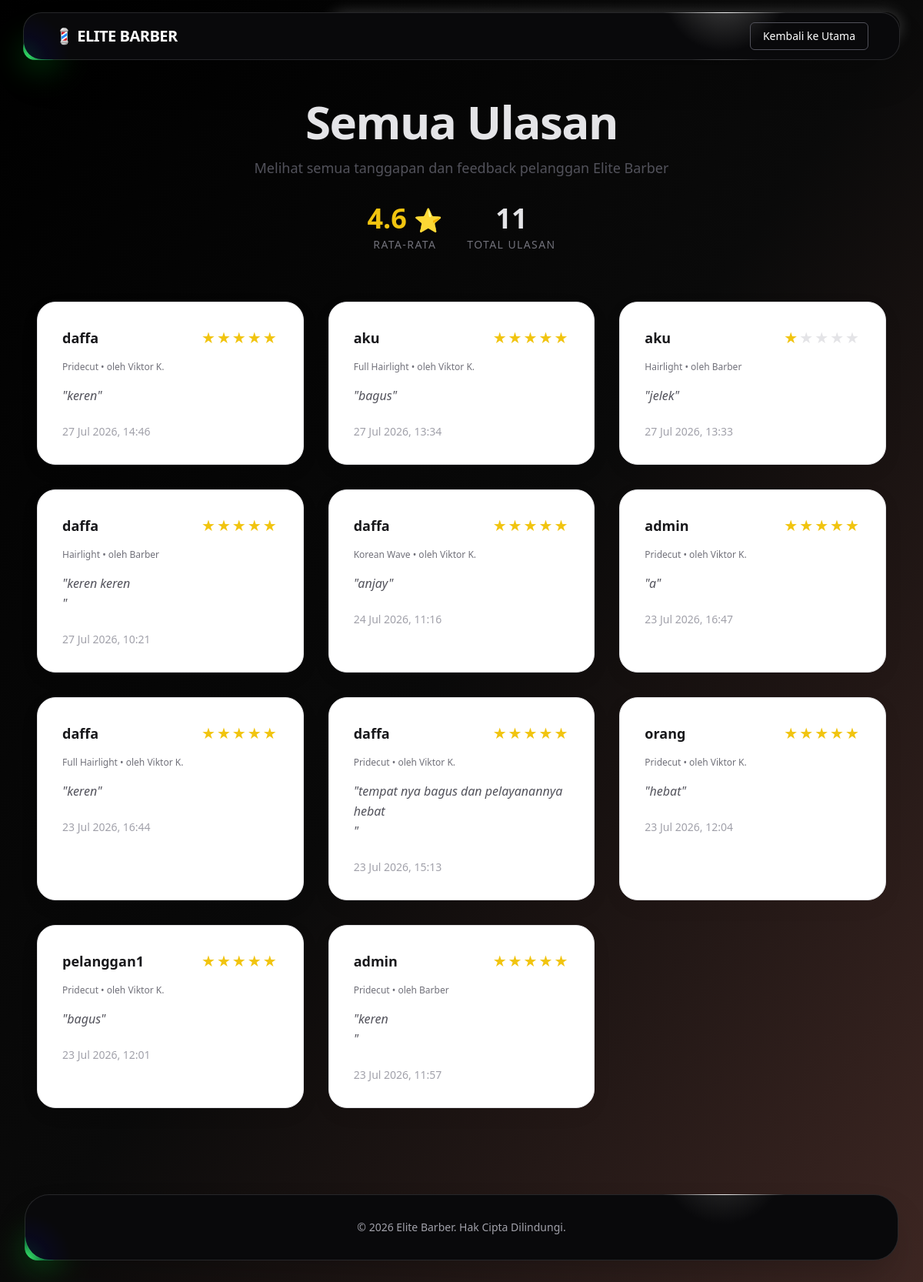
/ulasan.php, run on the app's committed database.
### tables this page shows
CREATE TABLE `ulasan` (
  `id` int NOT NULL,
  `antrian_id` int NOT NULL,
  `pelanggan_id` int NOT NULL,
  `rating` int NOT NULL,
  `komentar` text,
  `waktu` datetime DEFAULT CURRENT_TIMESTAMP
);

CREATE TABLE `users` (
  `id_user` int NOT NULL,
  `fullname` varchar(100) DEFAULT NULL,
  `username` varchar(30) NOT NULL,
  `email` varchar(100) DEFAULT NULL,
  `phone` varchar(20) DEFAULT NULL,
  `password` varchar(255) NOT NULL,
  `role` varchar(11) NOT NULL,
  `remember_token` varchar(255) DEFAULT NULL,
  `reset_token` varchar(255) DEFAULT NULL,
  `reset_expires` datetime DEFAULT NULL
);

CREATE TABLE `layanan` (
  `id` int NOT NULL,
  `nama_layanan` varchar(15) NOT NULL,
  `harga` int NOT NULL,
  `deskripsi` text,
  `durasi` int NOT NULL
);

CREATE TABLE `barber` (
  `id` int NOT NULL,
  `user_id` int NOT NULL,
  `nama` varchar(30) NOT NULL,
  `spesialisasi` varchar(10) NOT NULL,
  `status` varchar(6) NOT NULL,
  `tingkatan` varchar(20) NOT NULL DEFAULT 'Junior',
  `multiplier` decimal(3,1) NOT NULL DEFAULT '1.0'
);

### ulasan.php (the view, shortened to what this page needs)
<?php
require_once __DIR__ . '/config/database.php';
$stmt_ulasan = $pdo->query("SELECT u.*, us.username as pelanggan_nama, b.nama as barber_nama, l.nama_layanan
                            FROM ulasan u
                            JOIN users us ON u.pelanggan_id = us.id_user
                            JOIN antrian a ON u.antrian_id = a.id
                            LEFT JOIN barber b ON a.barber_id = b.id
                            LEFT JOIN layanan l ON a.layanan_id = l.id
                            ORDER BY u.waktu DESC");
$ulasan_list = $stmt_ulasan->fetchAll(PDO::FETCH_ASSOC);
$avg_stmt = $pdo->query("SELECT AVG(rating) as avg_rating, COUNT(*) as total_reviews FROM ulasan");
$stats = $avg_stmt->fetch(PDO::FETCH_ASSOC);
$average_rating = $stats['avg_rating'] ? round((float)$stats['avg_rating'], 1) : 0;
$total_reviews = $stats['total_reviews'] ?? 0;
?>
<!DOCTYPE html>
<html lang="en">
<head>
    <script src="https://cdn.tailwindcss.com"></script>
</head>
<body class="antialiased min-h-screen flex flex-col overflow-x-hidden bg-black text-zinc-200">
    <header class="fixed top-4 left-1/2 -translate-x-1/2 z-50 w-[95%] max-w-6xl transition-all duration-300" id="navbar">
        <div class="group relative p-[1px] rounded-[24px] bg-[radial-gradient(circle_80px_at_80%_-10%,_#ffffff,_#27272a)] shadow-2xl transition-all">
            <div class="absolute top-0 right-0 w-[65%] h-[60%] rounded-[120px] shadow-[0_0_20px_#ffffff38] -z-10"></div>
            <div class="relative px-6 lg:px-10 py-3 rounded-[23px] text-white bg-zinc-950 bg-[radial-gradient(circle_80px_at_80%_-50%,_#444444,_#09090b)] z-10 transition-all duration-300">
                <div class="absolute inset-0 rounded-[23px] bg-[radial-gradient(circle_60px_at_0%_100%,_#00e1ff1a,_#0000ff11,_transparent)] z-[-1]"></div>
                <div class="flex items-center justify-between relative z-20">
                    <a href="index.php" class="flex items-center space-x-2 font-bold text-xl tracking-tight text-white">
                        💈 ELITE BARBER
                    </a>
                    <div class="hidden lg:flex items-center gap-4">
                        <a href="index.php" class="inline-flex h-9 items-center justify-center rounded-md border border-zinc-600 bg-transparent px-4 py-2 text-sm font-medium shadow-sm transition-colors hover:bg-zinc-800 text-white">
                            Kembali ke Utama
                        </a>
                    </div>
                </div>
            </div>
        </div>
    </header>
    <main class="flex-grow flex flex-col justify-start pt-32 pb-16">
        <section class="mx-auto w-full px-6 lg:px-12 xl:px-24">
            <div class="text-center mb-16">
                <h1 class="text-4xl md:text-5xl lg:text-6xl font-extrabold text-zinc-200 tracking-tight">Semua Ulasan</h1>
                <p class="mt-4 text-zinc-600 text-lg max-w-2xl mx-auto">Melihat semua tanggapan dan feedback pelanggan Elite Barber</p>
                <div class="mt-8 flex justify-center gap-8">
                    <div class="text-center">
                        <div class="text-4xl font-bold text-[#f1c40f]"><?= number_format($average_rating, 1) ?> <span class="text-3xl">⭐</span></div>
                        <div class="text-zinc-500 text-sm font-medium mt-1 uppercase tracking-widest">Rata-rata</div>
                    </div>
                    <div class="text-center">
                        <div class="text-4xl font-bold text-zinc-200"><?= $total_reviews ?></div>
                        <div class="text-zinc-500 text-sm font-medium mt-1 uppercase tracking-widest">Total Ulasan</div>
                    </div>
                </div>
            </div>
            <div class="grid grid-cols-1 md:grid-cols-2 lg:grid-cols-3 gap-8">
                <?php if (empty($ulasan_list)): ?>
                    <div class="col-span-full text-center text-zinc-500 py-12 text-lg">Belum ada ulasan saat ini.</div>
                <?php else: ?>
                    <?php foreach ($ulasan_list as $u): ?>
                        <div class="bg-white rounded-3xl p-8 border border-zinc-200 shadow-[0_8px_30px_rgb(0,0,0,0.04)] hover:shadow-[0_8px_30px_rgb(0,0,0,0.08)] transition-all duration-300 transform hover:-translate-y-1">
                            <div class="flex items-center justify-between mb-4">
                                <div class="font-bold text-zinc-900 text-lg"><?= htmlspecialchars($u['pelanggan_nama']) ?></div>
                                <div class="text-[#f1c40f] text-xl tracking-widest">
                                    <?= str_repeat('★', (int)$u['rating']) ?><span class="text-zinc-200"><?= str_repeat('★', 5 - (int)$u['rating']) ?></span>
                                </div>
                            </div>
                            <div class="text-xs text-zinc-500 mb-4 font-medium">
                                <?= htmlspecialchars($u['nama_layanan']) ?> • oleh <?= htmlspecialchars($u['barber_nama'] ?? 'Barber') ?>
                            </div>
                            <p class="text-zinc-600 text-base leading-relaxed italic">"<?= nl2br(htmlspecialchars($u['komentar'] ?? '-')) ?>"</p>
                            <div class="mt-6 text-sm font-medium text-zinc-400">
                                <?= date('d M Y, H:i', strtotime($u['waktu'])) ?>
                            </div>
                        </div>
                    <?php endforeach; ?>
                <?php endif; ?>
            </div>
        </section>
    </main>
    <section class="pb-12 pt-12 mt-auto relative px-4 lg:px-8">
        <div class="group relative p-[1px] rounded-[32px] bg-[radial-gradient(circle_80px_at_80%_-10%,_#ffffff,_#27272a)] shadow-2xl transition-all max-w-7xl mx-auto">
            <div class="absolute top-0 right-0 w-[40%] h-[60%] rounded-[120px] shadow-[0_0_20px_#ffffff38] -z-10"></div>
            <div class="relative py-8 rounded-[31px] text-white bg-zinc-950 bg-[radial-gradient(circle_80px_at_80%_-50%,_#333333,_#09090b)] z-10 transition-all duration-300">
                <div class="absolute inset-0 rounded-[31px] bg-[radial-gradient(circle_60px_at_0%_100%,_#00e1ff1a,_#0000ff11,_transparent)] z-[-1]"></div>
                <div class="text-center text-zinc-400 text-sm z-10 relative">
                    &copy; <?= date('Y') ?> Elite Barber. Hak Cipta Dilindungi.
                </div>
            </div>
        </div>
    </section>
</body>
</html>

### data on the page
ulasan: users.username "daffa", rating "★★★★★", layanan.nama_layanan "Pridecut", barber.nama "Viktor K.", komentar "keren", waktu "27 Jul 2026, 14:46"
ulasan: users.username "aku", rating "★★★★★", layanan.nama_layanan "Full Hairlight", barber.nama "Viktor K.", komentar "bagus", waktu "27 Jul 2026, 13:34"
ulasan: users.username "aku", rating "★", rating "★★★★", layanan.nama_layanan "Hairlight", barber_nama "Barber", komentar "jelek", waktu "27 Jul 2026, 13:33"
ulasan: users.username "daffa", rating "★★★★★", layanan.nama_layanan "Hairlight", barber_nama "Barber", komentar "keren keren", waktu "27 Jul 2026, 10:21"
ulasan: users.username "daffa", rating "★★★★★", layanan.nama_layanan "Korean Wave", barber.nama "Viktor K.", komentar "anjay", waktu "24 Jul 2026, 11:16"
ulasan: users.username "admin", rating "★★★★★", layanan.nama_layanan "Pridecut", barber.nama "Viktor K.", komentar "a", waktu "23 Jul 2026, 16:47"
ulasan: users.username "daffa", rating "★★★★★", layanan.nama_layanan "Full Hairlight", barber.nama "Viktor K.", komentar "keren", waktu "23 Jul 2026, 16:44"
ulasan: users.username "daffa", rating "★★★★★", layanan.nama_layanan "Pridecut", barber.nama "Viktor K.", komentar "tempat nya bagus dan pelayanannya hebat", waktu "23 Jul 2026, 15:13"
ulasan: users.username "orang", rating "★★★★★", layanan.nama_layanan "Pridecut", barber.nama "Viktor K.", komentar "hebat", waktu "23 Jul 2026, 12:04"
ulasan: users.username "pelanggan1", rating "★★★★★", layanan.nama_layanan "Pridecut", barber.nama "Viktor K.", komentar "bagus", waktu "23 Jul 2026, 12:01"
ulasan: users.username "admin", rating "★★★★★", layanan.nama_layanan "Pridecut", barber_nama "Barber", komentar "keren", waktu "23 Jul 2026, 11:57"

### other printed values
$average_rating "4.6"
$total_reviews "11"
